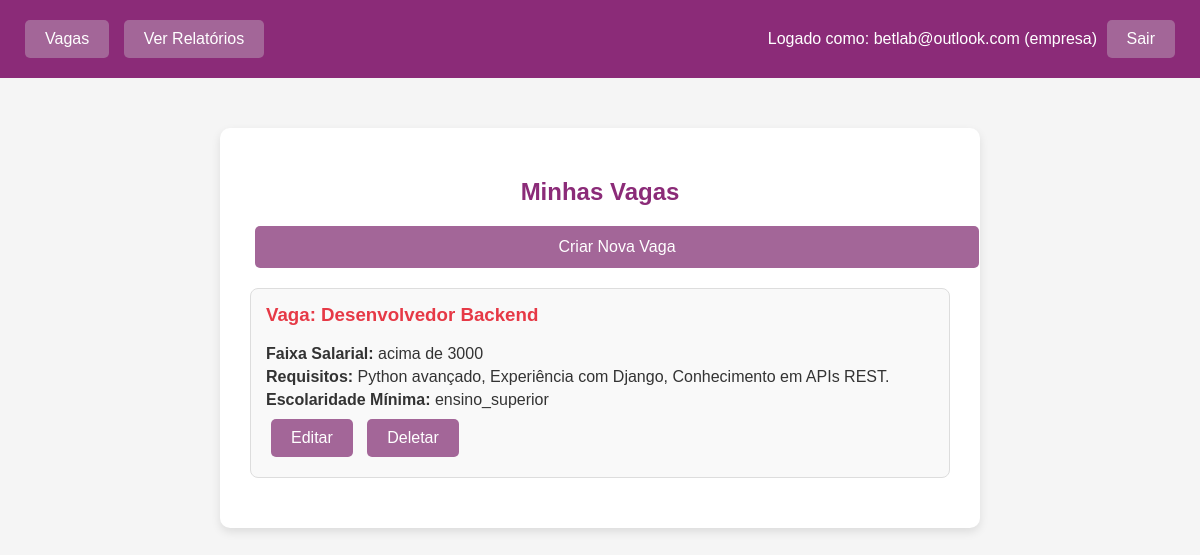
The app's page /vagas/minhas/ (signed in), older data.
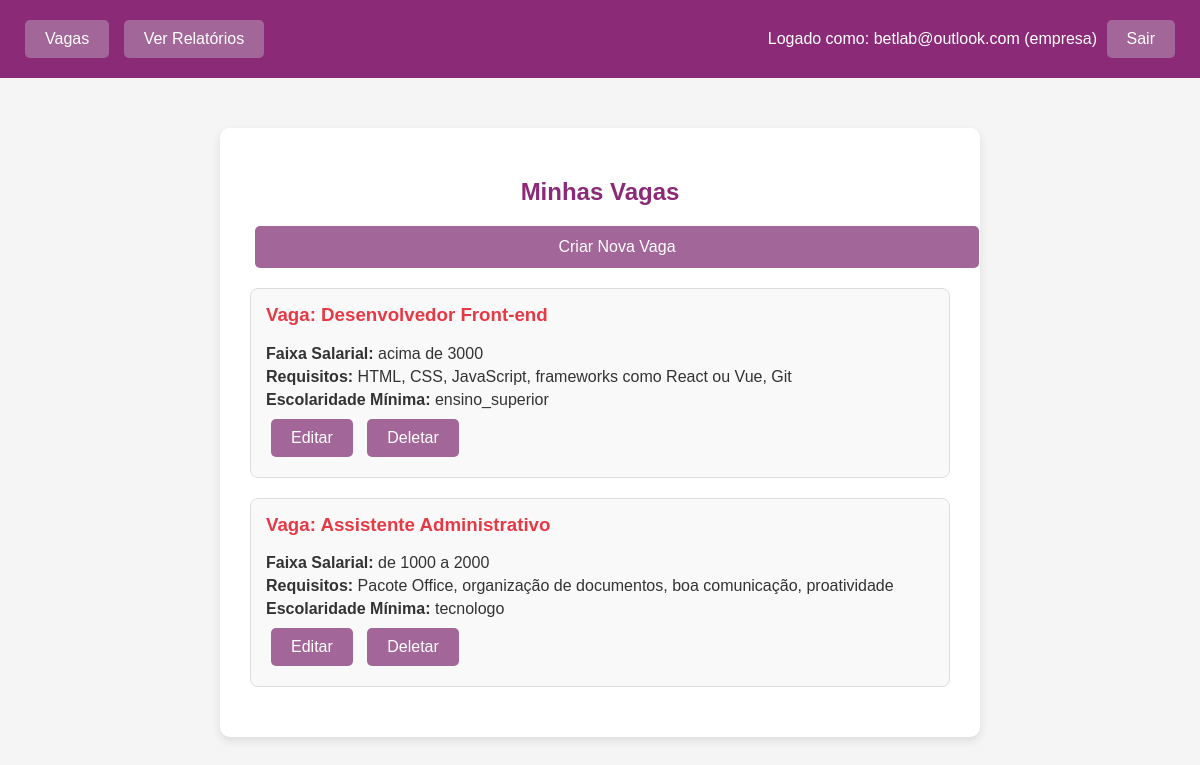
The same page, newer data.
### vagas/models.py (models this page shows, shortened)
class Vaga(models.Model):
    nome_vaga = models.CharField(max_length=255)
    requisitos = models.TextField()
    faixa_salarial = models.CharField(max_length=20, choices=FaixaSalarial.choices)
    escolaridade_minima = models.CharField(max_length=30, choices=Escolaridade.choices)
    empresa = models.ForeignKey(settings.AUTH_USER_MODEL, related_name="vagas", on_delete=models.CASCADE,null=True, blank=True, default=None)
    data_criacao = models.DateTimeField(null=True, blank=True, default=datetime.datetime(2026, 4, 6, 0, 0))

### vagas/views.py (the view)
# urls.py: path("minhas/", views.minhas_vagas, name="minhas_vagas"),
@login_required
def minhas_vagas(request):
    if request.user.tipo_usuario != "empresa":
        return redirect("dashboard_candidato")
    vagas = Vaga.objects.filter(empresa=request.user)
    return render(request, "vagas/minhas_vagas.html", {"vagas": vagas})

### templates/vagas/minhas_vagas.html (shortened to what this page needs)
<!DOCTYPE html>
<html>
<head>
</head>
<body>
    <header>
        <nav>
            <div>
                <a class="btn" href="{% url 'listar_vagas' %}">Vagas</a>
                <a class="btn" href="{% url 'relatorio' %}">Ver Relatórios</a>
            </div>
            <div>
                {% if user.is_authenticated %}
                    <span class="user-info">Logado como: {{ user.email }} ({{ user.tipo_usuario }})</span>
                    <a class="btn" href="{% url 'logout' %}">Sair</a>
                {% else %}
                    <a class="btn" href="{% url 'login' %}">Entrar</a>
                    <a class="btn" href="{% url 'cadastro' %}">Cadastrar</a>
                {% endif %}
            </div>
        </nav>
    </header>
    <div class="container">
        <h2>Minhas Vagas</h2>
        <a href="{% url 'criar_vaga' %}" class="btn btn-create">Criar Nova Vaga</a>
        {% for vaga in vagas %}
            <div class="vaga">
                <h3>Vaga: {{ vaga.nome_vaga }}</h3>
                <p><strong>Faixa Salarial:</strong> {{ vaga.faixa_salarial }}</p>
                <p><strong>Requisitos:</strong> {{ vaga.requisitos }}</p>
                <p><strong>Escolaridade Mínima:</strong> {{ vaga.escolaridade_minima }}</p>
                <a href="{% url 'editar_vaga' vaga.id %}" class="btn">Editar</a>
                <a href="{% url 'deletar_vaga' vaga.id %}" class="btn">Deletar</a>
            </div>
        {% empty %}
            <p>Nenhuma vaga cadastrada</p>
        {% endfor %}
    </div>
</body>
</html>

Row changes from the older to the newer data that the page shows:
removed Vaga: nome_vaga "Desenvolvedor Backend", faixa_salarial "acima de 3000", requisitos "Python avançado, Experiência com Django, Conhecimento em APIs REST.", escolaridade_minima "ensino_superior"
added Vaga: nome_vaga "Desenvolvedor Front-end", faixa_salarial "acima de 3000", requisitos "HTML, CSS, JavaScript, frameworks como React ou Vue, Git", escolaridade_minima "ensino_superior"
added Vaga: nome_vaga "Assistente Administrativo", faixa_salarial "de 1000 a 2000", requisitos "Pacote Office, organização de documentos, boa comunicação, proatividade", escolaridade_minima "tecnologo"
